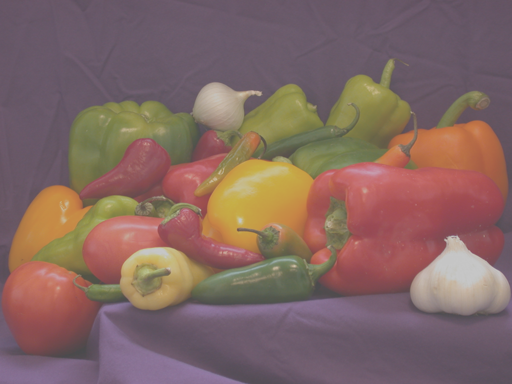
%> input picture demo_files/I2_03_peppers_low.png, 512 x 384 px
$ octave I2_03_5_contrast_lut.m   (GNU Octave 9; MATLAB toolbox functions it lacks are replaced by stand-ins)
%> lines starting %> are read from the running program, lines starting %| are printed output that depends on the picture
%% コントラスト調整 用の各種関数 %%%%%%%%
clear;clc;close all;imtool close all

%% 画像読込み
G = rgb2gray(imread('I2_03_peppers_low.png'));  % グレースケールへ変換
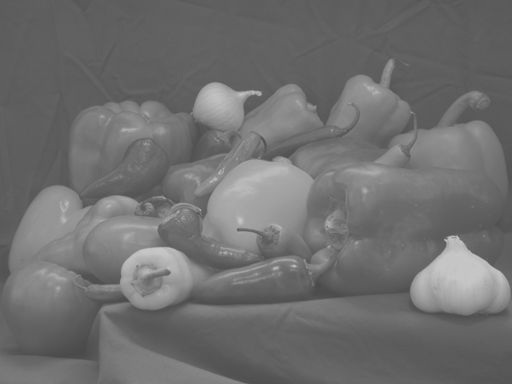
%> G: size 384x512 uint8; min 74, max 198, mean 111.1
figure;imshow(G);

%% ルックアップテーブルの作成 (画像がuint8の場合、uint8の256要素のテーブルを作成)
in  = [0 1 70 120 180 255];
out = [0 1 15 150 230 255];
figure; plot(in,out); ylim([0 255]);
%% 区分的 3 次エルミート内挿多項式で内挿
LUT = uint8(interp1(in, out, 0:255, 'pchip'));
hold on;
plot(LUT);
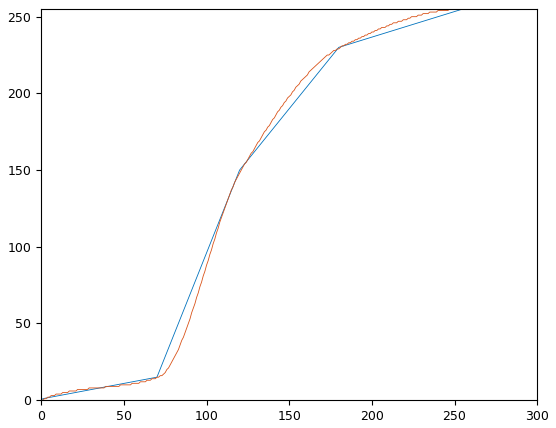
%> figure redrawn from the program's plot data; curve peaks at x = 247, y = 255
hold off;

%% ルックアップテーブル適用 ()
G1 = intlut(G, LUT);
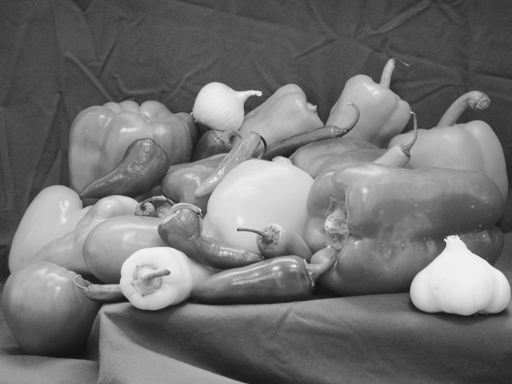
%> G1: size 384x512 uint8; min 18, max 239, mean 114.1
figure;imshow([G, G1]);
%> after `imshow([G, G1])`:
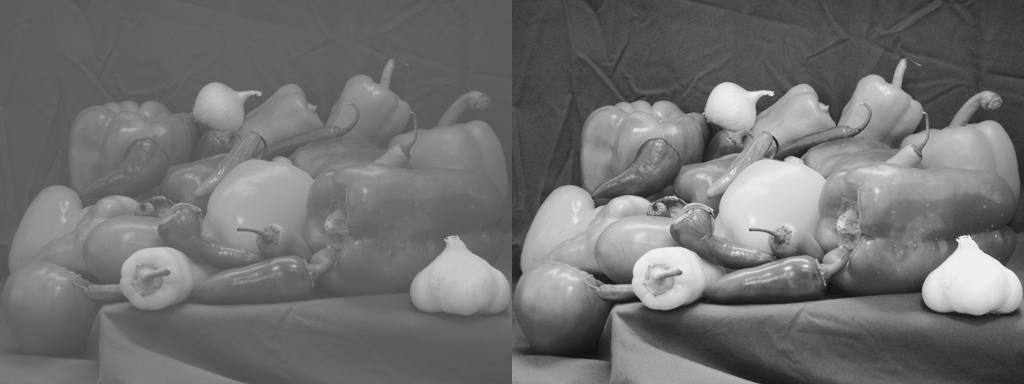
%> displayed picture: size 384x1024, on the screen's scale of 0 to 255; min 18, max 239, mean 112.6
%% 終了

% imshowpairは、デフォルトでは輝度がスケーリングされるので注意
% Copyright 2014 The MathWorks, Inc.

$ run again, with demo_files/I2_06_2_stitch1.png copied over demo_files/I2_03_peppers_low.png
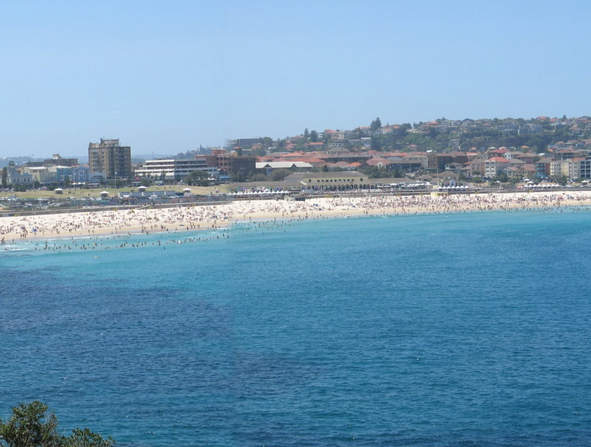
%> input picture demo_files/I2_06_2_stitch1.png, 591 x 447 px
%> `G1 = intlut(G, LUT);`:
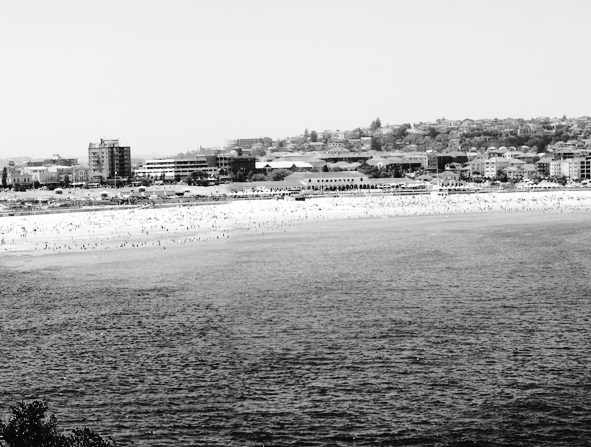
%> G1: size 447x591 uint8; min 4, max 255, mean 165.7
%> `imshow([G, G1])`:
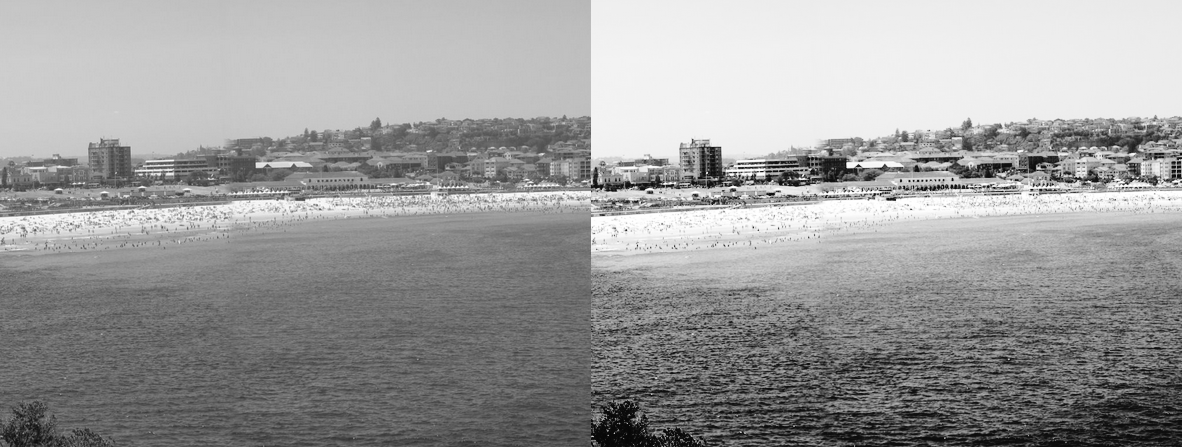
%> displayed picture: size 447x1182, on the screen's scale of 0 to 255; min 4, max 255, mean 155

$ run again, with demo_files/I2_06_2_stitch2.png copied over demo_files/I2_03_peppers_low.png
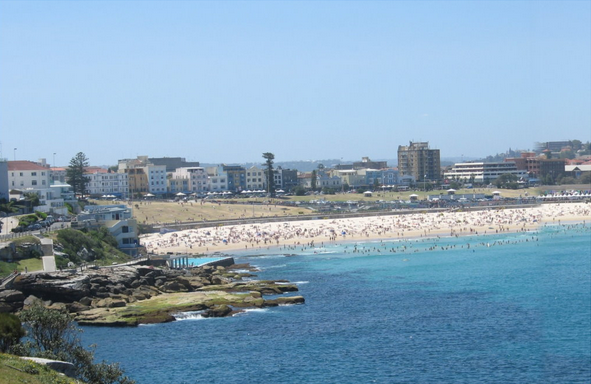
%> input picture demo_files/I2_06_2_stitch2.png, 591 x 384 px
%> `G1 = intlut(G, LUT);`:
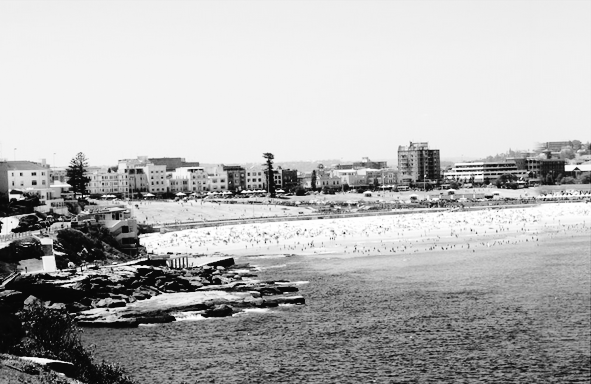
%> G1: size 384x591 uint8; min 5, max 255, mean 178.7
%> `imshow([G, G1])`:
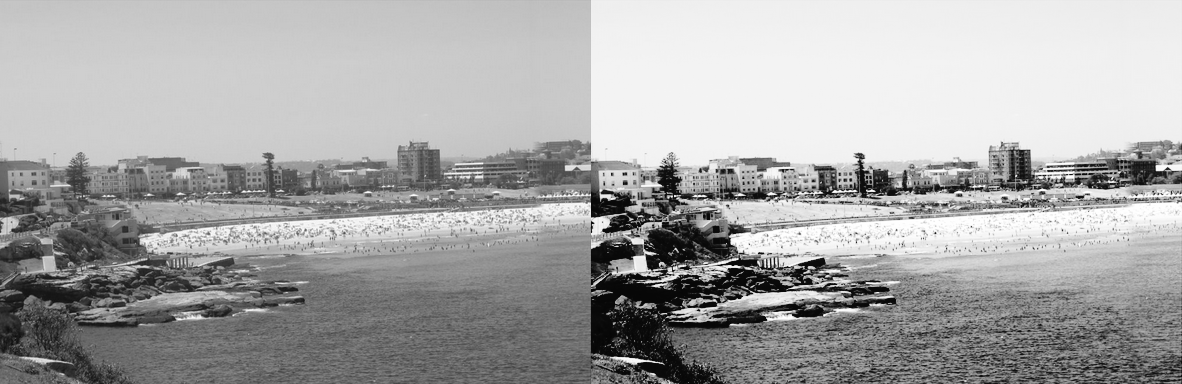
%> displayed picture: size 384x1182, on the screen's scale of 0 to 255; min 5, max 255, mean 166.8
